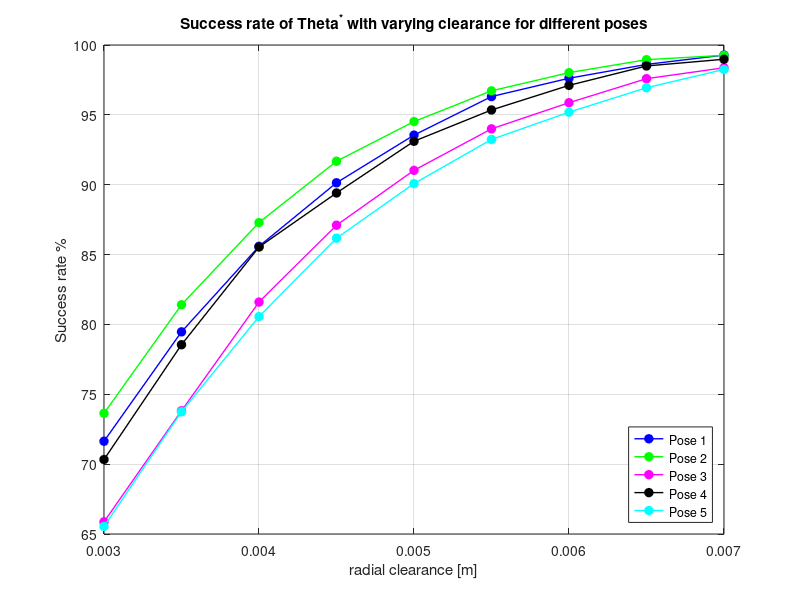

Write the MATLAB code that produced this figure.
clc;
clear all;
close all;

% This code generates plots of success rates with varying clearance between
% peg and hole for robust and worst IKs seperately.
% We considered following left_end_effector poses expressed in base frame.

% Range of radial clearance between peg and hole
rad_clearance = 0.003:0.0005:0.007;

% Pose1: pd = [0.616, 0.077, 0.402], qd = [0.6839, 0.7174, 0.0799, -0.1064]
% th_star = [-0.9357, -0.9376, 0.6222, 1.749, -1.504, 2.079, -2.589]
% th_minus = [0.277, -0.504, -1.219, 1.670, -0.598, 1.199, -3.041]
% For sigma = 0.0035, obj_star = 0.0091, obj_min = 0.0106
success_star1 = [71.64, 79.47, 85.59, 90.14, 93.55 96.31, 97.62, 98.61, 99.28];
success_minus1 = [57.92, 65.89, 74.10, 80.06, 85.28, 89.46, 92.38, 94.66, 96.29];

% Pose2: pd = [0.626, 0.144, 0.234], qd = [0.6839, 0.7174, 0.0799, -0.1064]
% th_star = [-0.7375, -0.5573, 0.4980, 1.5684, -1.4575, 2.0793, -2.3384]
% th_minus = [0.382, 0.4945, -1.6969, 1.4733, 0.5618, 1.3610, 2.8022]
% For sigma = 0.0035, obj_star = 0.0089, obj_min = 0.0104
success_star2 = [73.64, 81.41, 87.29, 91.68, 94.52, 96.72, 98.02, 98.95, 99.26];
success_minus2 = [59.47, 68.46, 75.17, 82.23, 86.63, 90.85, 93.64, 95.63, 97.15];

% Pose3: pd = [0.710, 0.060, 0.210], qd = [0.6839, 0.7174, 0.0799, -0.1064]
% th_star = [-0.9439, -0.3523, 0.6425, 1.2968, -1.8410, 2.0793, -2.5654]
% th_minus = [0.0749, 0.5858, -1.8814, 1.2204, 0.705, 1.368, 2.817]
% For sigma = 0.0035, obj_star = 0.0094, obj_min = 0.011
success_star3 = [65.87, 73.82, 81.60, 87.10, 91.03, 94.00, 95.87, 97.59, 98.37];
success_minus3 = [56.99, 65.22, 72.28, 79.60, 84.91, 88.77, 92.37, 94.22, 96.21];

% Pose4: pd = [0.701, 0.101, 0.380], qd = [0.6839, 0.7174, 0.0799, -0.1064]
% th_star = [-0.7727, 0.7447, 2.6968, 1.4036, 1.6495, 2.0793, 2.2365]
% th_minus = [0.0500, -0.5188, -0.9489, 1.3399, -0.7199, 1.4197, -3.0194]
% For sigma = 0.0035, obj_star = 0.0095, obj_min = 0.01089
success_star4 = [70.33, 78.55, 85.54, 89.41, 93.11, 95.35, 97.11, 98.50, 98.98];
success_minus4 = [59.25, 67.81, 76.07, 81.86, 86.66, 90.68, 93.90, 95.73, 97.55];

% Pose5: pd = [0.776, 0.082, 0.273], qd = [0.6839, 0.7174, 0.0799, -0.1064]
% th_star = [-0.890, -0.305, 0.722, 0.982, -2.020, 2.079, -2.866]
% th_minus = [-0.041, 0.206, -1.625, 0.904, 0.227, 1.450, 2.957]
% For sigma = 0.0035, obj_star = 0.0099, obj_min = 0.011
success_star5 = [65.54, 73.75, 80.56, 86.17, 90.08, 93.24, 95.19, 96.94, 98.25];
success_minus5 = [53.43, 61.86, 71.07, 76.91, 82.23, 86.76, 90.71, 93.50, 95.73];

% Plot success rates for robust-IKs
figure(1)
plot(rad_clearance, success_star1, "bo-", "LineWidth", 1, "MarkerFaceColor", "b");
hold on;
plot(rad_clearance, success_star2, "go-", "LineWidth", 1, "MarkerFaceColor", "g");
plot(rad_clearance, success_star3, "mo-", "LineWidth", 1, "MarkerFaceColor", "m");
plot(rad_clearance, success_star4, "ko-", "LineWidth", 1, "MarkerFaceColor", "k");
plot(rad_clearance, success_star5, "co-", "LineWidth", 1, "MarkerFaceColor", "c");

% plot(rad_clearance, success_star2, "*-", "LineWidth", 1);
% plot(rad_clearance, success_star3, "+-", "LineWidth", 1);
% plot(rad_clearance, success_star4, "x-", "LineWidth", 1);
% plot(rad_clearance, success_star5, "d-", "LineWidth", 1);

xlabel("radial clearance [m]")
ylabel("Success rate %")
title("Success rate of \Theta^* with varying clearance for different poses")
legend("Pose 1", "Pose 2", "Pose 3", "Pose 4", "Pose 5", 'Location', 'SouthEast')
grid on;




